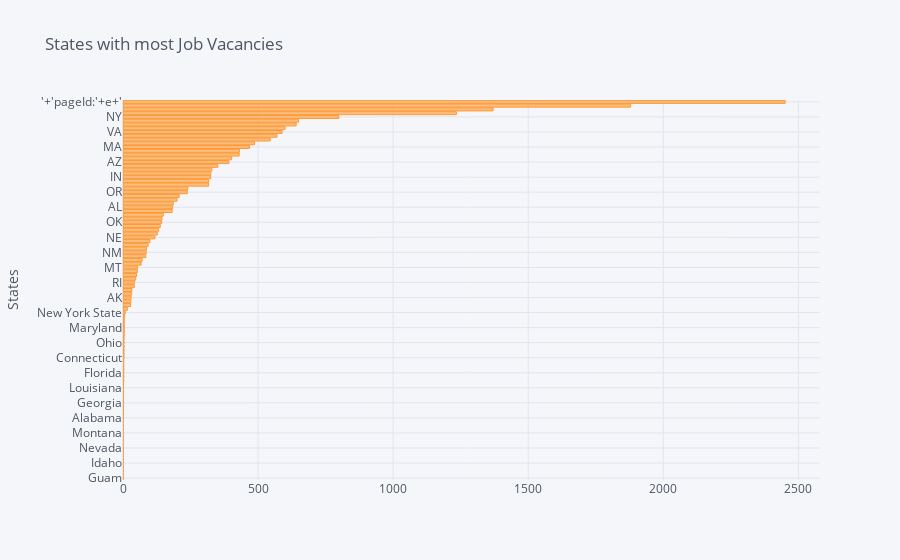

Source (notebook cell):
### Code cell
df['state'].value_counts().sort_values(ascending = True).iplot(kind = 'bar', 
                                                                  orientation = 'h',
                                                                  yTitle = 'States',
                                                                  title = 'States with most Job Vacancies'
                                                                 )

### Figure 1 — Plotly figure (JSON) as saved in the notebook; plotly's stock layout.template omitted (floating-point values rounded to 4 significant figures)
{"data": [{"marker": {"color": "rgba(255, 153, 51, 0.6)", "line": {"color": "rgba(255, 153, 51, 1.0)", "width": 1}}, "name": "state", "orientation": "h", "text": "", "type": "bar", "x": [1, 1, 1, 1, 1, 1, 1, 1, 1, 1, 1, 1, 1, 1, 1, 1, 2, 2, 2, 2, 2, 2, 2, 2, 2, 2, 3, 3, 3, 3, 3, 3, 4, 4, 4, 4, 4, 4, 5, 5, 5, 5, 5, 6, 8, 16, 28, 29, 30, 32, 33, 42, 42, 47, 50, 53, 54, 67, 71, 84, 86, 87, 93, 100, 118, 127, 132, 138, 143, 144, 149, 182, 184, 186, 200, 208, 238, 240, 317, 317, 325, 325, 329, 351, 392, 402, 430, 431, 468, 487, 545, 570, 589, 600, 641, 650, 799, 1234, 1370, 1879, 2451], "y": ["Guam", "Aube", "North Dakota", "Iowa", "Idaho", "Quad Cities", "Wisconsin", "Alaska", "Nevada", "Pennsylvania", "GU", "West Virginia", "Montana", "Hawaii", "South Carolina", "Tennessee", "Alabama", "Rhode Island", "Delaware", "Arizona", "Georgia", "Oklahoma", "Nebraska", "Puerto Rico", "Louisiana", "VI", "Utah", "New Mexico", "Florida", "Washington State", "Minnesota", "Virginia", "Connecticut", "Oregon", "Indiana", "Illinois", "Ohio", "Massachusetts", "Texas", "North Carolina", "Maryland", "New Jersey", "Michigan", "Colorado", "New York State", "California", "WY", "PR", "AK", "VT", "SD", "HI", "RI", "ND", "WV", "ME", "MT", "DE", "NH", "ID", "NM", "United States", "MS", "AR", "NE", "LA", "NV", "Remote", "OK", "CT", "KS", "IA", "AL", "DC", "KY", "UT", "OR", "SC", "WI", "MO", "IN", "TN", "MN", "CO", "AZ", "WA", "MD", "NJ", "MA", "MI", "NC", "GA", "VA", "OH", "PA", "IL", "NY", "FL", "TX", "CA", "'+'pageId:'+e+'"]}], "layout": {"legend": {"bgcolor": "#F5F6F9", "font": {"color": "#4D5663"}}, "paper_bgcolor": "#F5F6F9", "plot_bgcolor": "#F5F6F9", "title": {"font": {"color": "#4D5663"}, "text": "States with most Job Vacancies"}, "xaxis": {"gridcolor": "#E1E5ED", "showgrid": true, "tickfont": {"color": "#4D5663"}, "title": {"font": {"color": "#4D5663"}, "text": ""}, "zerolinecolor": "#E1E5ED"}, "yaxis": {"gridcolor": "#E1E5ED", "showgrid": true, "tickfont": {"color": "#4D5663"}, "title": {"font": {"color": "#4D5663"}, "text": "States"}, "zerolinecolor": "#E1E5ED"}}}
